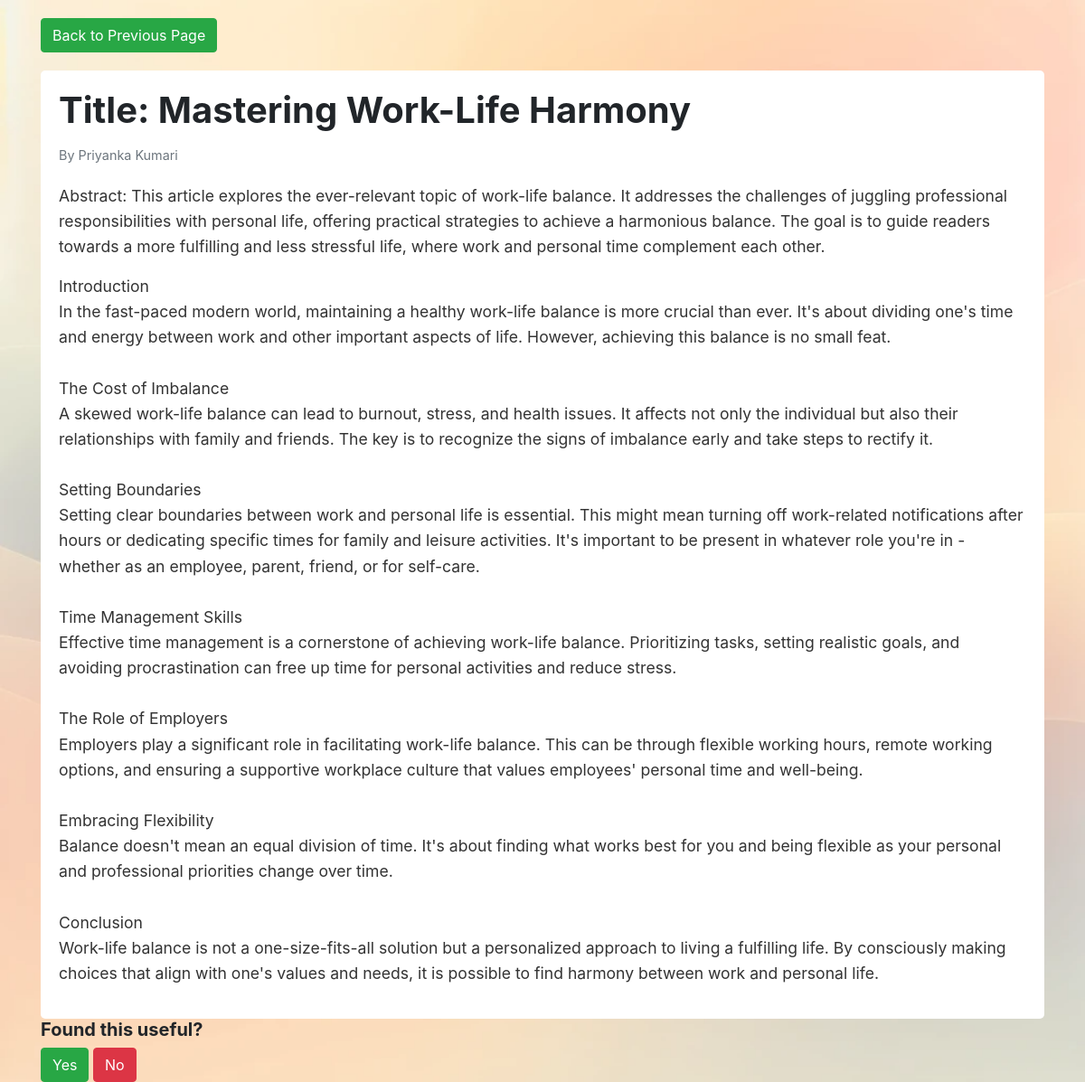
/healthifyArticles/5 (signed in), run on the app's committed database.
### models.py (models this page shows)
class article(db.Model):
    __tablename__="article"
    id = db.Column(db.Integer, primary_key = True)
    title = db.Column(db.String(60), nullable = False)
    abstract = db.Column(db.String(420), nullable = False)
    content = db.Column(db.String(1024), nullable = False)
    imagepath = db.Column(db.String(255), nullable=False)
    impressions = db.Column(db.Integer, default = 0)
    CreatorId = db.Column(db.Integer, db.ForeignKey('User.id'), nullable = False)
    creator = db.Column(db.String(35), nullable = False)
    status = db.Column(db.String(12), default="pending")

### routes.py (the view)
@app.route('/healthifyArticles/<int:articleId>')
@auth_required
def readArticle(articleId):
    user = User.query.get(session["user_id"])
    art = db.session.query(article).filter_by(id = articleId).one()
    return render_template("readArticle.html", article = art, user = user)

### routes.py (called while the page is built)
def auth_required(func):
    @wraps(func)
    def inner(*args, **kwargs):
        if "user_id" not in session:
            flash("Login required.", 'danger')
            return redirect(url_for("login"))
        return func(*args, **kwargs)
    return inner

### templates/readArticle.html (shortened to what this page needs)
<!DOCTYPE html>
<html lang="en">
<head>
    <link href="https://stackpath.bootstrapcdn.com/bootstrap/4.5.2/css/bootstrap.min.css" rel="stylesheet">
</head>
<body>
    <div class="container">
        <div class="back-button">
            <button onclick="history.back()" class="btn btn-success">Back to Previous Page</button>
        </div>
        <div class="article-container">
            <h1 class="article-title">Title: {{article.title}}</h1>
            <p class="article-creator">By {{article.creator}}</p>
            <p class="article-abstract">Abstract: {{article.abstract}}</p>
            <div class="article-content">
                <p style="white-space: pre-line;">{{article.content}}</p>
            </div>
        </div>
    </div>
    {% if not user.is_admin %}
    <div class="container">
        <div class="article-feedback">
            <h5><strong>Found this useful?</strong></h5>
            <form action="/update-impression" method="POST">
                <button type="submit" name="impression" value="up" class="btn btn-success">Yes</button>
                <button type="submit" name="impression" value="down" class="btn btn-danger">No</button>
            </form>
        </div>
    </div>
    {% endif %}
</body>
</html>

### templates/readArticle.html (style rules this page uses)
body { background-color: #f8f9fa; background: center/cover no-repeat url('../static/icons/bg14.png'); background-repeat: no-repeat; }
.article-container { background: white; border-radius: 5px; padding: 20px; margin-top: 20px; }
.article-title { font-weight: bold; margin-bottom: 15px; }
.article-content, .article-abstract { font-size: 1.1em; line-height: 1.6; color: #333; }
.article-creator { font-size: 0.9em; color: #6c757d; margin-bottom: 20px; }
.back-button { margin-top: 20px; margin-bottom: 20px; }

### data on the page
article: title "Mastering Work-Life Harmony", creator "Priyanka Kumari", abstract "This article explores the ever-relevant topic of work-life balance. It addresses the challenges of juggling professional responsibilities with personal life, offering practical strategies to achieve a harmonious balance. The goal is to guide readers towards a more fulfilling and less stressful life, where work and personal time complement each other.", content "Introduction In the fast-paced modern world, maintaining a healthy work-life balance is more crucial than ever. It's about dividing one's time and energy between work and other important aspects of life. However, achieving this balance is no small feat. The Cost of Imbalance A skewed work-life balance can lead to burnout, stress, and health issues. It affects not only the individual but also their relationships with family and friends. The key is to recognize the signs of imbalance early and take steps to rectify it. Setting Boundaries Setting clear boundaries between work and personal life is essential. This might mean turning off work-related notifications after hours or dedicating…"
